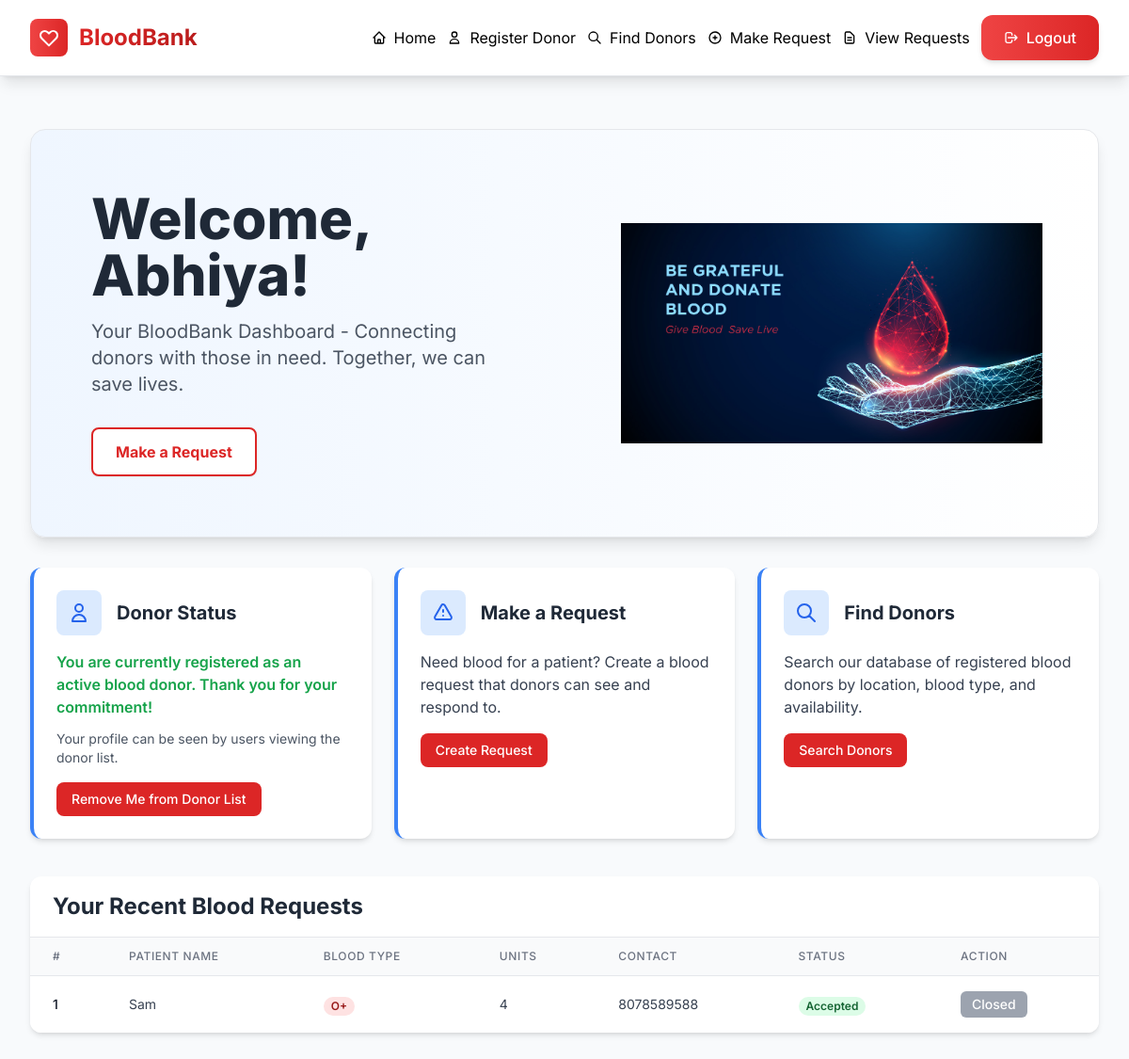
The app's page / (signed in) with its own data.
### website/models.py (models this page shows)
class User(db.Model, UserMixin):
    id = db.Column(db.Integer, primary_key=True)
    email = db.Column(db.String(150), unique=True)
    first_name = db.Column(db.String(150))
    password = db.Column(db.String(150))
    is_donor = db.Column(db.Boolean, default=False)
    requests = db.relationship('Request', backref='requester')
    donor_profile = db.relationship('Donor', backref='user', uselist=False)

class Request(db.Model):
    id = db.Column(db.Integer, primary_key=True)
    requester_id = db.Column(db.Integer, db.ForeignKey('user.id'))
    patient_name = db.Column(db.String(150))
    blood_type_needed = db.Column(db.String(10))
    units_needed = db.Column(db.Integer)
    contact_number = db.Column(db.String(15))
    status = db.Column(db.String(50), default='Pending')
    city = db.Column(db.String(100))

### website/auth.py (the view)
@auth.route("/")
@login_required
def home():
    user_requests = Request.query.filter_by(requester_id=current_user.id).order_by(Request.id.desc()).all()
    is_donor = current_user.is_donor
    return render_template("home.html", user=current_user, user_requests=user_requests, is_donor=is_donor)

### website/__init__.py (called while the page is built)
def create_app():
  app = Flask(__name__ )
  app.config['SECRET_KEY'] = 'rahasyam'
  app.config['SQLALCHEMY_DATABASE_URI'] = f'sqlite:///{DB_NAME}'
  db.init_app(app)
  from .views import views
  from .auth import auth
  app.register_blueprint(views, url_prefix='/views')
  app.register_blueprint(auth, url_prefix='/')
  from .models import User, Donor, Request
  with app.app_context():
      db.create_all()
  login_manager = LoginManager()
  login_manager.login_view = 'auth.login'
  login_manager.init_app(app)
  @login_manager.user_loader
  def load_user(id):
      return User.query.get(int(id))
  return app

### website/templates/home.html (shortened to what this page needs)
{% extends "base.html" %}
{% block content %}
<div class="bg-gradient-to-r from-blue-50 to-white rounded-2xl shadow-lg overflow-hidden mb-8 border border-gray-200">
  <div class="flex flex-col md:flex-row items-center">
    <div class="md:w-1/2 p-8 md:p-12 lg:p-16">
      <h1 class="text-4xl md:text-5xl lg:text-6xl font-extrabold text-gray-800 mb-4">
        Welcome, {{ user.first_name }}!
      </h1>
      <p class="text-xl text-gray-600 mb-8 max-w-2xl">
        Your BloodBank Dashboard - Connecting donors with those in need. Together, we can save lives.
      </p>
      <div class="flex flex-wrap gap-4">
        <a href="/make_request" class="bg-white border-2 border-red-600 text-red-600 hover:bg-red-50 px-6 py-3 rounded-lg font-bold transition duration-300 shadow-sm">
          Make a Request
        </a>
      </div>
    </div>
    <div class="md:w-1/2 p-4 flex justify-center">
        <img src="{{ url_for('static', filename='Blood-Donation-1.jpg') }}" alt="Blood Donation Illustration" class="w-full h-auto max-w-md">
    </div>
  </div>
</div>
<div class="grid grid-cols-1 md:grid-cols-2 lg:grid-cols-3 gap-6 mb-10">
  <div class="bg-white rounded-xl shadow-md overflow-hidden border-l-4 border-blue-500">
    <div class="p-6">
      <div class="flex items-center mb-4">
        <div class="bg-blue-100 p-3 rounded-lg mr-4">
          <svg xmlns="http://www.w3.org/2000/svg" class="h-6 w-6 text-blue-600" fill="none" viewBox="0 0 24 24" stroke="currentColor">
            <path stroke-linecap="round" stroke-linejoin="round" stroke-width="2" d="M16 7a4 4 0 11-8 0 4 4 0 018 0zM12 14a7 7 0 00-7 7h14a7 7 0 00-7-7z" />
          </svg>
        </div>
        <h3 class="text-xl font-bold text-gray-800">Donor Status</h3>
      </div>
      {% if is_donor %}
      <p class="text-green-600 font-semibold mb-3">
        You are currently registered as an active blood donor. Thank you for your commitment!
      </p>
      <p class="text-gray-600 text-sm mb-4">Your profile can be seen by users viewing the donor list.</p>
      <form method="POST" action="{{ url_for('auth.remove_donor') }}" onsubmit="return confirm('Are you sure you want to remove yourself from the donor list? This cannot be undone.');">
        <button type="submit" class="bg-red-600 hover:bg-red-700 text-white px-4 py-2 rounded-lg font-medium transition duration-300 text-sm">
          Remove Me from Donor List
        </button>
      </form>
      {% endif %}
    </div>
  </div>
  <div class="bg-white rounded-xl shadow-md overflow-hidden border-l-4 border-blue-500">
    <div class="p-6">
      <div class="flex items-center mb-4">
        <div class="bg-blue-100 p-3 rounded-lg mr-4">
        </div>
        <h3 class="text-xl font-bold text-gray-800">Make a Request</h3>
      </div>
      <p class="text-gray-700 mb-4">
        Need blood for a patient? Create a blood request that donors can see and respond to.
      </p>
      <a href="/make_request" class="bg-red-600 hover:bg-red-700 text-white px-4 py-2 rounded-lg font-medium transition duration-300 text-sm inline-block">
        Create Request
      </a>
    </div>
  </div>
  <div class="bg-white rounded-xl shadow-md overflow-hidden border-l-4 border-blue-500">
    <div class="p-6">
      <div class="flex items-center mb-4">
        <div class="bg-blue-100 p-3 rounded-lg mr-4">
          <svg xmlns="http://www.w3.org/2000/svg" class="h-6 w-6 text-blue-600" fill="none" viewBox="0 0 24 24" stroke="currentColor">
            <path stroke-linecap="round" stroke-linejoin="round" stroke-width="2" d="M21 21l-6-6m2-5a7 7 0 11-14 0 7 7 0 0114 0z" />
          </svg>
        </div>
        <h3 class="text-xl font-bold text-gray-800">Find Donors</h3>
      </div>
      <p class="text-gray-700 mb-4">
        Search our database of registered blood donors by location, blood type, and availability.
      </p>
      <a href="/filter_donors" class="bg-red-600 hover:bg-red-700 text-white px-4 py-2 rounded-lg font-medium transition duration-300 text-sm inline-block">
        Search Donors
      </a>
    </div>
  </div>
</div>
<div class="bg-white rounded-xl shadow-md overflow-hidden">
  <div class="border-b border-gray-200 px-6 py-4">
    <h2 class="text-2xl font-bold text-gray-800">Your Recent Blood Requests</h2>
  </div>
  {% if user_requests %}
  <div class="overflow-x-auto">
    <table class="min-w-full divide-y divide-gray-200">
      <thead class="bg-gray-50">
        <tr>
          <th scope="col" class="px-6 py-3 text-left text-xs font-medium text-gray-500 uppercase tracking-wider">#</th>
          <th scope="col" class="px-6 py-3 text-left text-xs font-medium text-gray-500 uppercase tracking-wider">Patient Name</th>
          <th scope="col" class="px-6 py-3 text-left text-xs font-medium text-gray-500 uppercase tracking-wider">Blood Type</th>
          <th scope="col" class="px-6 py-3 text-left text-xs font-medium text-gray-500 uppercase tracking-wider">Units</th>
          <th scope="col" class="px-6 py-3 text-left text-xs font-medium text-gray-500 uppercase tracking-wider">Contact</th>
          <th scope="col" class="px-6 py-3 text-left text-xs font-medium text-gray-500 uppercase tracking-wider">Status</th>
          <th scope="col" class="px-6 py-3 text-left text-xs font-medium text-gray-500 uppercase tracking-wider">Action</th>
        </tr>
      </thead>
      <tbody class="bg-white divide-y divide-gray-200">
        {% for req in user_requests %}
        <tr class="hover:bg-gray-50 transition duration-150">
          <td class="px-6 py-4 whitespace-nowrap text-sm font-medium text-gray-900">{{ loop.index }}</td>
          <td class="px-6 py-4 whitespace-nowrap text-sm text-gray-700">{{ req.patient_name }}</td>
          <td class="px-6 py-4 whitespace-nowrap">
            <span class="px-2 inline-flex text-xs leading-5 font-semibold rounded-full bg-red-100 text-red-800">
              {{ req.blood_type_needed }}
            </span>
          </td>
          <td class="px-6 py-4 whitespace-nowrap text-sm text-gray-700">{{ req.units_needed }}</td>
          <td class="px-6 py-4 whitespace-nowrap text-sm text-gray-700">{{ req.contact_number }}</td>
          <td class="px-6 py-4 whitespace-nowrap">
            {% if req.status == 'Pending' %}
              <span class="px-2 inline-flex text-xs leading-5 font-semibold rounded-full bg-yellow-100 text-yellow-800">
                {{ req.status }}
              </span>
            {% else %}
              <span class="px-2 inline-flex text-xs leading-5 font-semibold rounded-full bg-green-100 text-green-800">
                {{ req.status }}
              </span>
            {% endif %}
          </td>
          <td class="px-6 py-4 whitespace-nowrap text-sm font-medium">
            {% if req.status == 'Pending' %}
            <form method="POST" action="{{ url_for('auth.close_request', request_id=req.id) }}" class="inline" onsubmit="return confirm('Marking this as Closed means the need has been fulfilled. Are you sure?');">
              <button type="submit" class="bg-green-600 hover:bg-green-700 text-white px-3 py-1 rounded-md text-sm font-medium transition duration-300">
                Fulfill/Close
              </button>
            </form>
            {% else %}
            <button class="bg-gray-400 text-white px-3 py-1 rounded-md text-sm font-medium cursor-not-allowed" disabled>
              Closed
            </button>
            {% endif %}
          </td>
        </tr>
        {% endfor %}
      </tbody>
    </table>
  </div>
  {% endif %}
</div>
{% endblock %}

### website/templates/base.html (style rules this page uses)
body { font-family: 'Inter', sans-serif; background-color: #f8fafc; }

### records on screen
User: first_name "Abhiya"
Request: patient_name "Sam", blood_type_needed "O+", units_needed "4", contact_number "8078589588", status "Accepted", shows "Closed"
